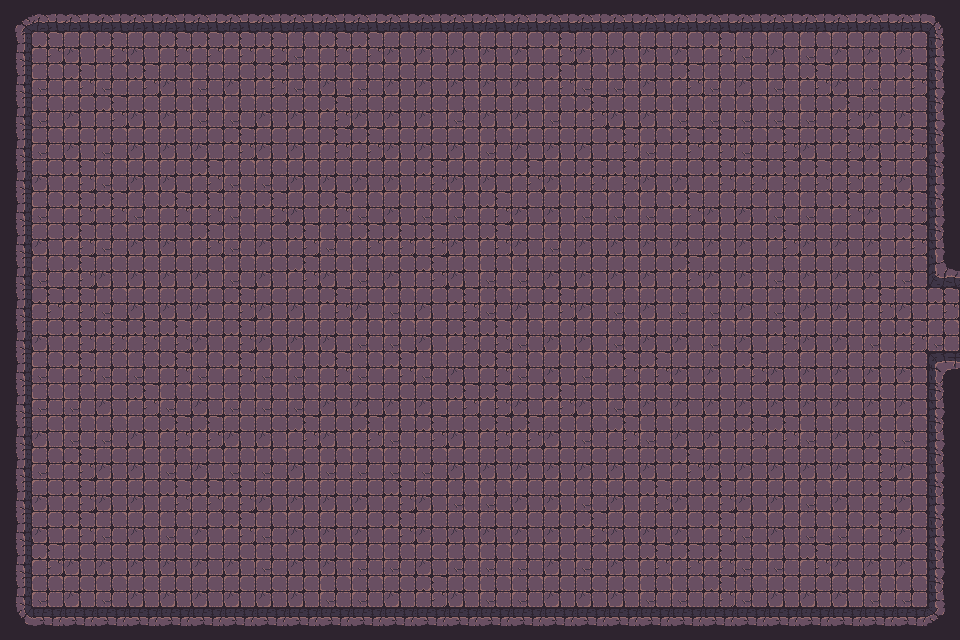

The image is a tile-based game level rendered from a .tmx file. Its description and complete source (layers, tilesets, objects, tile grids) follow:
An orthogonal 30x20 tile map with 32x32 px tiles, 1 tile layer (Tile layer 1), 2 tilesets and 57 objects.

<map version="1.10" tiledversion="1.11.2" orientation="orthogonal" renderorder="right-down" width="30" height="20" tilewidth="32" tileheight="32" infinite="0" nextlayerid="3" nextobjectid="1">
    <tileset firstgid="1" name="Town Tileset" tilewidth="32" tileheight="32" tilecount="64" columns="8">
        <image source="../../../tiles/World H Tileset.png" trans="ff00ff" width="256" height="256" />
        <tile id="4">
            <objectgroup draworder="index" id="2">
                <object id="1" x="0" y="0" width="32" height="32" />
            </objectgroup>
        </tile>
        <tile id="5">
            <objectgroup draworder="index" id="2">
                <object id="1" x="0" y="0" width="32" height="32" />
            </objectgroup>
        </tile>
        <tile id="6">
            <objectgroup draworder="index" id="2">
                <object id="1" x="0" y="0" width="32" height="32" />
            </objectgroup>
        </tile>
        <tile id="7">
            <objectgroup draworder="index" id="2">
                <object id="1" x="0" y="0" width="32" height="32" />
            </objectgroup>
        </tile>
        <tile id="8">
            <objectgroup draworder="index" id="2">
                <object id="1" x="0" y="0" width="32" height="32" />
            </objectgroup>
        </tile>
        <tile id="10">
            <objectgroup draworder="index" id="2">
                <object id="1" x="0" y="32" width="32" height="0" />
            </objectgroup>
        </tile>
        <tile id="11">
            <objectgroup draworder="index" id="2">
                <object id="1" x="0" y="32" width="32" height="0" />
                <object id="2" x="32" y="0" width="0" height="32" />
            </objectgroup>
        </tile>
        <tile id="12">
            <objectgroup draworder="index" id="2">
                <object id="1" x="32" y="0" width="0" height="32" />
            </objectgroup>
        </tile>
        <tile id="13">
            <objectgroup draworder="index" id="2">
                <object id="1" x="0" y="32" width="32" height="0" />
                <object id="2" x="0" y="32" width="32" height="0" />
                <object id="3" x="0" y="0" width="0" height="32" />
            </objectgroup>
        </tile>
        <tile id="14">
            <objectgroup draworder="index" id="2">
                <object id="1" x="0" y="0" width="0" height="32" />
            </objectgroup>
        </tile>
        <tile id="16">
            <objectgroup draworder="index" id="2">
                <object id="1" x="0" y="0" width="32" height="32" />
            </objectgroup>
        </tile>
        <tile id="24">
            <objectgroup draworder="index" id="2">
                <object id="1" x="0" y="0" width="32" height="32" />
            </objectgroup>
        </tile>
    </tileset>
    <tileset firstgid="65" name="Dungeon Crawler Tileset" tilewidth="32" tileheight="32" tilecount="100" columns="10">
        <image source="../../../tiles/Dungeon_Tile.png" trans="" width="320" height="320" />
        <tile id="2">
            <objectgroup draworder="index" id="2">
                <object id="1" x="0" y="0" width="32" height="32" />
            </objectgroup>
        </tile>
        <tile id="3">
            <objectgroup draworder="index" id="2">
                <object id="1" x="0" y="0" width="32" height="32" />
            </objectgroup>
        </tile>
        <tile id="4">
            <objectgroup draworder="index" id="2">
                <object id="1" x="0" y="0" width="32" height="32" />
            </objectgroup>
        </tile>
        <tile id="5">
            <objectgroup draworder="index" id="2">
                <object id="1" x="0" y="0" width="32" height="32" />
            </objectgroup>
        </tile>
        <tile id="6">
            <objectgroup draworder="index" id="2">
                <object id="1" x="0" y="0" width="32" height="32" />
            </objectgroup>
        </tile>
        <tile id="8">
            <objectgroup draworder="index" id="2">
                <object id="1" x="0" y="0" width="32" height="32" />
            </objectgroup>
        </tile>
        <tile id="12">
            <objectgroup draworder="index" id="2">
                <object id="1" x="0" y="0" width="32" height="32" />
            </objectgroup>
        </tile>
        <tile id="13">
            <objectgroup draworder="index" id="2">
                <object id="1" x="0" y="0" width="32" height="32" />
            </objectgroup>
        </tile>
        <tile id="14">
            <objectgroup draworder="index" id="2">
                <object id="1" x="0" y="0" width="32" height="32" />
            </objectgroup>
        </tile>
        <tile id="15">
            <objectgroup draworder="index" id="2">
                <object id="1" x="0" y="0" width="32" height="32" />
            </objectgroup>
        </tile>
        <tile id="16">
            <objectgroup draworder="index" id="2">
                <object id="1" x="0" y="0" width="32" height="32" />
            </objectgroup>
        </tile>
        <tile id="18">
            <objectgroup draworder="index" id="2">
                <object id="1" x="0" y="0" width="32" height="32" />
            </objectgroup>
        </tile>
        <tile id="22">
            <objectgroup draworder="index" id="2">
                <object id="1" x="0" y="0" width="32" height="32" />
            </objectgroup>
        </tile>
        <tile id="23">
            <objectgroup draworder="index" id="2">
                <object id="1" x="0" y="0" width="32" height="32" />
            </objectgroup>
        </tile>
        <tile id="24">
            <objectgroup draworder="index" id="2">
                <object id="1" x="0" y="0" width="32" height="32" />
            </objectgroup>
        </tile>
        <tile id="25">
            <objectgroup draworder="index" id="2">
                <object id="1" x="0" y="0" width="32" height="32" />
            </objectgroup>
        </tile>
        <tile id="26">
            <objectgroup draworder="index" id="2">
                <object id="1" x="0" y="0" width="32" height="32" />
            </objectgroup>
        </tile>
        <tile id="28">
            <objectgroup draworder="index" id="2">
                <object id="1" x="0" y="0" width="32" height="32" />
            </objectgroup>
        </tile>
        <tile id="32">
            <objectgroup draworder="index" id="2">
                <object id="1" x="0" y="0" width="32" height="32" />
            </objectgroup>
        </tile>
        <tile id="33">
            <objectgroup draworder="index" id="2">
                <object id="1" x="0" y="0" width="32" height="32" />
            </objectgroup>
        </tile>
        <tile id="34">
            <objectgroup draworder="index" id="2">
                <object id="1" x="0" y="0" width="32" height="32" />
            </objectgroup>
        </tile>
        <tile id="35">
            <objectgroup draworder="index" id="2">
                <object id="1" x="0" y="0" width="32" height="32" />
            </objectgroup>
        </tile>
        <tile id="36">
            <objectgroup draworder="index" id="2">
                <object id="1" x="0" y="0" width="32" height="32" />
            </objectgroup>
        </tile>
        <tile id="38">
            <objectgroup draworder="index" id="2">
                <object id="1" x="0" y="0" width="32" height="32" />
            </objectgroup>
        </tile>
        <tile id="42">
            <objectgroup draworder="index" id="2">
                <object id="1" x="0" y="0" width="32" height="32" />
            </objectgroup>
        </tile>
        <tile id="43">
            <objectgroup draworder="index" id="2">
                <object id="1" x="0" y="0" width="32" height="32" />
            </objectgroup>
        </tile>
        <tile id="44">
            <objectgroup draworder="index" id="2">
                <object id="1" x="0" y="0" width="32" height="32" />
            </objectgroup>
        </tile>
        <tile id="45">
            <objectgroup draworder="index" id="2">
                <object id="1" x="0" y="0" width="32" height="32" />
            </objectgroup>
        </tile>
        <tile id="46">
            <objectgroup draworder="index" id="2">
                <object id="1" x="0" y="0" width="32" height="32" />
            </objectgroup>
        </tile>
        <tile id="48">
            <objectgroup draworder="index" id="2">
                <object id="1" x="0" y="0" width="32" height="32" />
            </objectgroup>
        </tile>
        <tile id="52">
            <objectgroup draworder="index" id="2">
                <object id="1" x="0" y="0" width="32" height="32" />
            </objectgroup>
        </tile>
        <tile id="53">
            <objectgroup draworder="index" id="2">
                <object id="1" x="0" y="0" width="32" height="32" />
            </objectgroup>
        </tile>
        <tile id="54">
            <objectgroup draworder="index" id="2">
                <object id="1" x="0" y="0" width="32" height="32" />
            </objectgroup>
        </tile>
        <tile id="55">
            <objectgroup draworder="index" id="2">
                <object id="1" x="0" y="0" width="32" height="32" />
            </objectgroup>
        </tile>
        <tile id="56">
            <objectgroup draworder="index" id="2">
                <object id="1" x="0" y="0" width="32" height="32" />
            </objectgroup>
        </tile>
        <tile id="58">
            <objectgroup draworder="index" id="2">
                <object id="1" x="0" y="0" width="32" height="32" />
            </objectgroup>
        </tile>
        <tile id="62">
            <objectgroup draworder="index" id="2">
                <object id="1" x="0" y="0" width="32" height="32" />
            </objectgroup>
        </tile>
        <tile id="63">
            <objectgroup draworder="index" id="2">
                <object id="1" x="0" y="0" width="32" height="32" />
            </objectgroup>
        </tile>
        <tile id="64">
            <objectgroup draworder="index" id="2">
                <object id="1" x="0" y="0" width="32" height="32" />
            </objectgroup>
        </tile>
        <tile id="65">
            <objectgroup draworder="index" id="2">
                <object id="1" x="0" y="0" width="32" height="32" />
            </objectgroup>
        </tile>
        <tile id="66">
            <objectgroup draworder="index" id="2">
                <object id="1" x="0" y="0" width="32" height="32" />
            </objectgroup>
        </tile>
        <tile id="68">
            <objectgroup draworder="index" id="2">
                <object id="1" x="0" y="0" width="32" height="32" />
            </objectgroup>
        </tile>
    </tileset>
    <layer id="1" name="Tile layer 1" width="30" height="20">
        <data encoding="csv">
67,68,68,68,68,68,68,68,68,68,68,68,68,68,68,68,68,68,68,68,68,68,68,68,68,68,68,68,68,69,
77,65,75,65,75,65,65,65,65,66,65,65,75,75,75,75,75,65,75,75,75,75,65,66,75,66,75,75,75,79,
77,66,65,66,65,75,66,75,65,66,75,66,75,75,75,75,75,65,66,66,75,65,66,75,66,65,75,66,65,79,
77,66,75,65,75,75,66,66,75,75,65,75,75,75,66,75,75,66,65,75,75,66,66,66,66,66,65,75,75,79,
77,66,75,66,75,75,75,65,75,75,65,65,75,75,75,66,75,75,75,65,66,65,65,66,65,75,65,75,65,79,
77,75,65,66,75,75,65,66,66,75,75,75,75,65,75,75,65,75,65,65,75,75,65,65,65,65,65,65,75,79,
77,66,65,65,66,65,65,66,65,75,65,66,75,66,66,65,75,75,66,66,66,65,75,75,66,66,65,75,65,79,
77,75,65,66,75,75,65,66,75,65,66,65,65,65,75,65,75,66,75,75,75,75,75,75,65,75,75,75,65,79,
77,66,65,75,75,75,75,66,75,65,75,66,75,65,75,66,66,75,75,75,75,65,75,75,66,75,75,75,66,100,
77,65,65,66,75,75,75,65,75,75,65,75,66,75,65,66,75,65,75,66,75,66,66,75,66,75,75,65,75,65,
77,75,65,65,65,65,75,65,75,75,75,66,66,75,65,65,66,75,75,66,75,75,66,75,65,75,75,66,65,66,
77,66,65,66,66,65,66,65,66,66,65,66,65,66,75,65,66,75,66,65,65,75,75,65,75,75,75,75,75,70,
77,66,66,75,65,66,75,66,66,66,75,75,75,75,65,65,75,65,75,66,75,75,75,75,75,75,75,75,75,79,
77,75,66,66,75,65,65,75,75,65,75,65,66,65,75,65,65,75,66,65,66,75,75,65,65,66,75,75,66,79,
77,66,65,75,75,66,75,66,66,75,66,66,66,66,75,75,75,75,75,75,75,65,75,75,75,75,75,65,75,79,
77,75,65,75,75,65,65,65,75,75,75,75,65,75,66,66,75,75,66,75,65,75,65,75,75,66,75,65,75,79,
77,75,65,66,75,66,75,65,66,75,75,75,65,75,75,75,75,75,65,75,75,75,65,66,75,66,66,65,75,79,
77,65,75,75,75,75,75,75,66,75,75,66,66,75,66,66,66,75,66,75,65,65,65,66,66,65,75,75,75,79,
77,66,75,66,75,75,75,75,75,75,66,66,75,65,75,66,66,75,75,75,66,66,65,66,75,75,75,66,66,79,
87,88,88,88,88,88,88,88,88,88,88,88,88,88,88,88,88,88,88,88,88,88,88,88,88,88,88,88,88,89
        </data>
    </layer>
</map>
